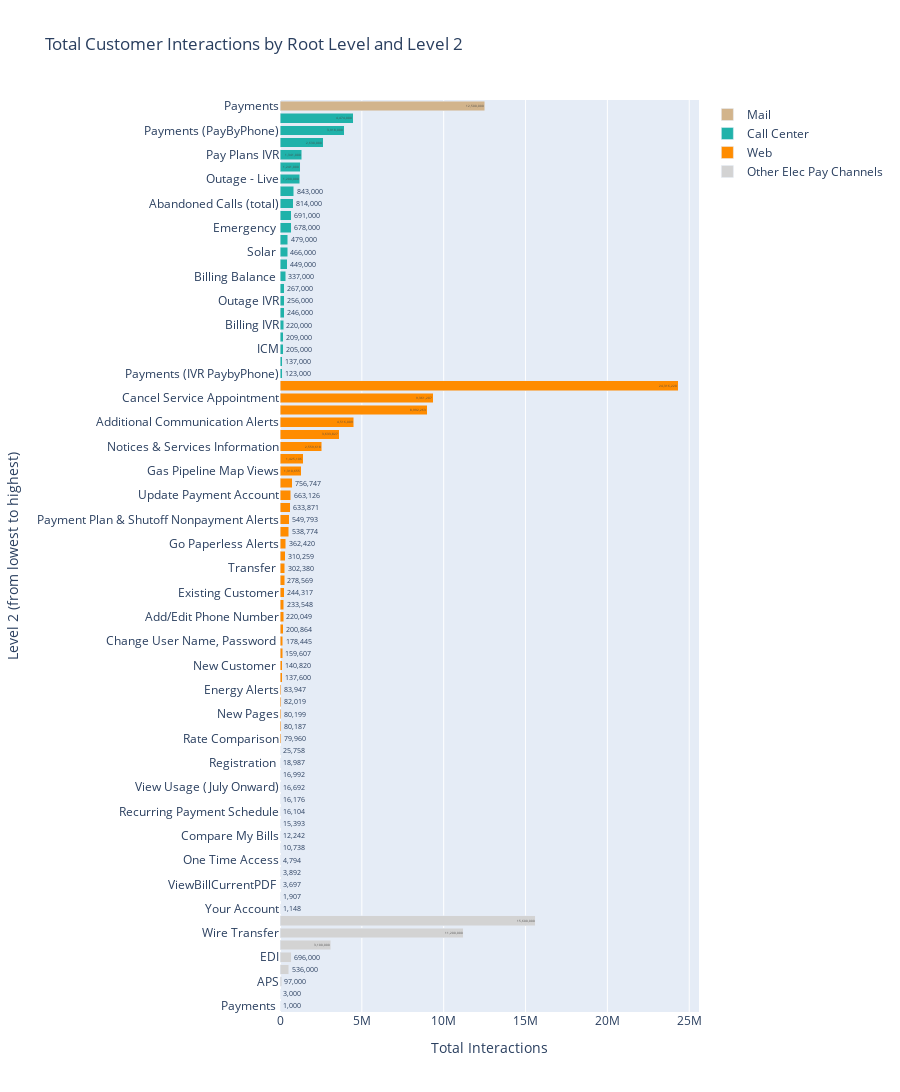

Notebook cell for this chart:
### Code cell
import plotly.graph_objs as go
import locale

# Set the locale to use comma separators for thousands
locale.setlocale(locale.LC_ALL, '')

# Group the data by Root Level and Level 2 and sum the values
grouped_data = df.groupby(['Root Level', 'Level 2'])['Value'].sum().reset_index()

# Sort the grouped_data by Value column in descending order
grouped_data = grouped_data.sort_values(by='Value', ascending=True) # Sort by ascending order

# Create a dictionary to map the Root Level to its corresponding color
color_map = {'Web': 'darkorange', 'Call Center': 'lightseagreen', 'Mail': 'tan', 'Other Elec Pay Channels': 'lightgrey'}

# Create a list to store the bar chart traces
bar_traces = []

# Loop through each Root Level and create a stacked bar chart trace for its corresponding Level 2 data
for root_level in grouped_data['Root Level'].unique():
    temp_df = grouped_data[grouped_data['Root Level'] == root_level]
    values = temp_df['Value'].values
    formatted_values = [locale.format_string("%d", val, grouping=True) for val in values] # Format values with comma separators
    y_values = temp_df['Level 2'].values[::-1] # Reverse the order of the values
    bar_trace = go.Bar(
        y=y_values,
        x=values,
        text=formatted_values,
        textposition='auto',
        name=root_level,
        orientation='h',
        marker=dict(color=color_map[root_level])
    )
    bar_traces.append(bar_trace)

# Create the stacked bar chart layout
bar_layout = go.Layout(
    title='Total Customer Interactions by Root Level and Level 2',
    xaxis=dict(title='Total Interactions'),
    yaxis=dict(title='Level 2 (from lowest to highest)'),
    barmode='stack',
    height=1500
)

# Create the stacked bar chart figure
bar_fig = go.Figure(data=bar_traces, layout=bar_layout)

# Display the stacked bar chart
bar_fig.show()

### Figure 1 — Plotly figure (JSON) as saved in the notebook; plotly's stock layout.template omitted (floating-point values rounded to 4 significant figures)
{"data": [{"marker": {"color": "lightgrey"}, "name": "Other Elec Pay Channels", "orientation": "h", "text": ["1,000", "3,000", "97,000", "536,000", "696,000", "3,100,000", "11,200,000", "15,600,000"], "textposition": "auto", "type": "bar", "x": [1000, 3000, 97000, 536000, 696000, 3100000, 11200000, 15600000], "y": ["Payments ", "Online Banking", "APS", "ACH", "EDI", "LiHEAP", "Wire Transfer", "Secure Email"]}, {"marker": {"color": "darkorange"}, "name": "Web", "orientation": "h", "text": ["1,148", "1,907", "3,697", "3,892", "4,794", "10,738", "12,242", "15,393", "16,104", "16,176", "16,692", "16,992", "18,987", "25,758", "79,960", "80,187", "80,199", "82,019", "83,947", "137,600", "140,820", "159,607", "178,445", "200,864", "220,049", "233,548", "244,317", "278,569", "302,380", "310,259", "362,420", "538,774", "549,793", "633,871", "663,126", "756,747", "1,310,655", "1,425,106", "2,559,618", "3,633,827", "4,516,009", "8,992,263", "9,361,207", "24,316,220"], "textposition": "auto", "type": "bar", "x": [1148, 1907, 3697, 3892, 4794, 10738, 12242, 15393, 16104, 16176, 16692, 16992, 18987, 25758, 79960, 80187, 80199, 82019, 83947, 137600, 140820, 159607, 178445, 200864, 220049, 233548, 244317, 278569, 302380, 310259, 362420, 538774, 549793, 633871, 663126, 756747, 1310655, 1425106, 2559618, 3633827, 4516009, 8992263, 9361207, 24316220], "y": [" Your Account", "ViewBillCurrentPDF historical", "ViewBillCurrentPDF ", "Search Outage By Address (outage Center/ Outage Map/ Address Look up)", " One Time Access", " View Usage ", " Compare My Bills", " Compare My Bills UPDATED", "Recurring Payment Schedule", "Create Payment Account", " View Usage (July Onward)", "Report Outage  Outage Map", "Registration ", " Home Energy Checkup", " Rate Comparison", "Change Billing & Payment Alerts", "New Pages", "Delete Payment Account", "Energy Alerts", "Installment Pay", " New Customer ", " Stop ", " Change User Name, Password ", " Online Rate Enrollment", " Add/Edit Phone Number", " Change Billing Address ", " Existing Customer", "Subscribe Outage (EW Pages)", " Transfer ", "Extension Pay", "Go Paperless Alerts", "Schedule Service Appointment", "Payment Plan & Shutoff Nonpayment Alerts", "Budget Billing (Login) ", "Update Payment Account", "Event Day Alerts", "Gas Pipeline Map Views", "Outages Alerts", "Notices & Services Information", "Additional Communication Alerts (Aug Onward)", "Additional Communication Alerts", "Service Visit Alerts", "Cancel Service Appointment", "Reschedule Service Appointment"]}, {"marker": {"color": "lightseagreen"}, "name": "Call Center", "orientation": "h", "text": ["123,000", "137,000", "205,000", "209,000", "220,000", "246,000", "256,000", "267,000", "337,000", "449,000", "466,000", "479,000", "678,000", "691,000", "814,000", "843,000", "1,200,000", "1,241,000", "1,341,000", "2,630,000", "3,918,000", "4,474,000"], "textposition": "auto", "type": "bar", "x": [123000, 137000, 205000, 209000, 220000, 246000, 256000, 267000, 337000, 449000, 466000, 479000, 678000, 691000, 814000, 843000, 1200000, 1241000, 1341000, 2630000, 3918000, 4474000], "y": ["Payments (IVR PaybyPhone)", "Transferred calls (total)", "ICM", "General", "Billing IVR", "Non-IVR", "Outage IVR", "Other Transactions ", "Billing Balance ", "Start/Stop/Transfer (total) - Live", "Solar ", "BCSC (Bus. Cust. Service Center)", "Emergency ", "Start/Stop/Transfer (total) IVR", "Abandoned Calls (total)", "Spanish (General) ", "Outage - Live", "Specialty Lines ", "Pay Plans IVR", "Account Balance", "Payments (PayByPhone)", "Pay Plans - Live"]}, {"marker": {"color": "tan"}, "name": "Mail", "orientation": "h", "text": ["12,500,000"], "textposition": "auto", "type": "bar", "x": [12500000], "y": ["Payments"]}], "layout": {"barmode": "stack", "height": 1500, "title": {"text": "Total Customer Interactions by Root Level and Level 2"}, "xaxis": {"title": {"text": "Total Interactions"}}, "yaxis": {"title": {"text": "Level 2 (from lowest to highest)"}}}}
